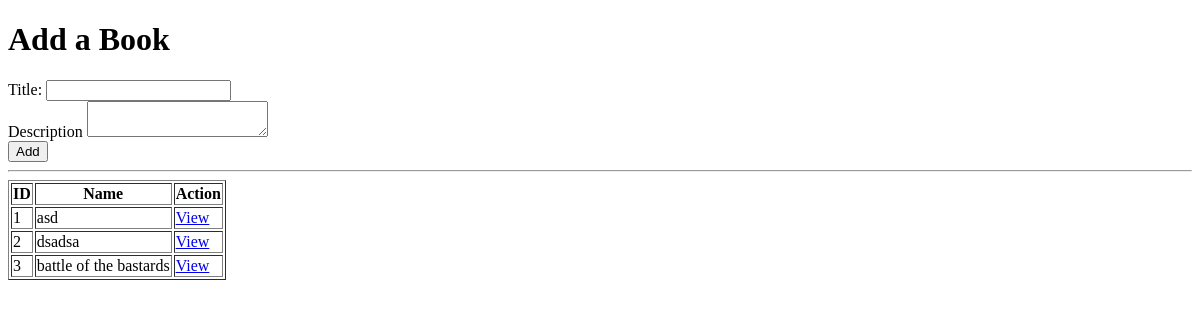
/books/, run on an earlier commit of the app's database.
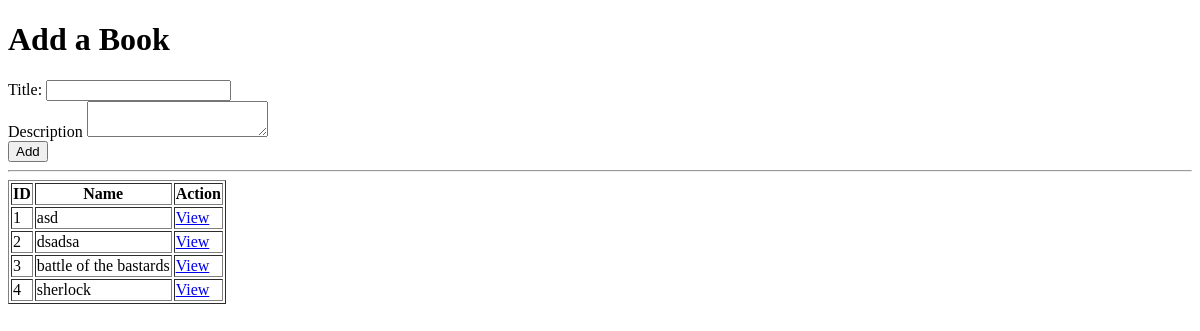
And on a later commit of the database.
### my_app/models.py (models this page shows, shortened)
class Book(models.Model):
	title = models.CharField(max_length=200)
	description = models.TextField(blank=True)
	authors = models.ManyToManyField(Author, related_name="books")

### my_app/views.py (the view)
# urls.py: path('books/', views.books_page, name='books'),
def books_page(request):
	"" "" ""
	all_books = Book.objects.all()
	context = {
		"books": all_books
	}
	return render(request, 'my_app/books.html', context)

### my_app/templates/my_app/books.html (shortened to what this page needs)
<!DOCTYPE html>
<html lang="en">
<head>
</head>
<body>
	<h1> Add a Book</h1>
	<form action="/books/create/" method="POST">
		<label>Title:</label>
		<input type="text" name="title" required>
		<br>
		<label>Description</label>
		<textarea name="description"></textarea>
		<br>
		<button type="submit">Add</button>
	</form>
	<hr>
	<table border="1">
		<thead>
			<tr>
				<th>ID</th>
				<th>Name</th>
				<th>Action</th>
			</tr>
		</thead>
		<tbody>
			{% for book in books %}
			<tr>
				<td>{{ book.id }}</td>
				<td>{{ book.title }}</td>
				<td> <a href="/books/{{ book.id }}">View</a></td>
			</tr>
			{% endfor %}
		</tbody>
	</table>
</body>
</html>

What changed in the data, as far as the page shows it:
added Book: id "4", title "sherlock"
